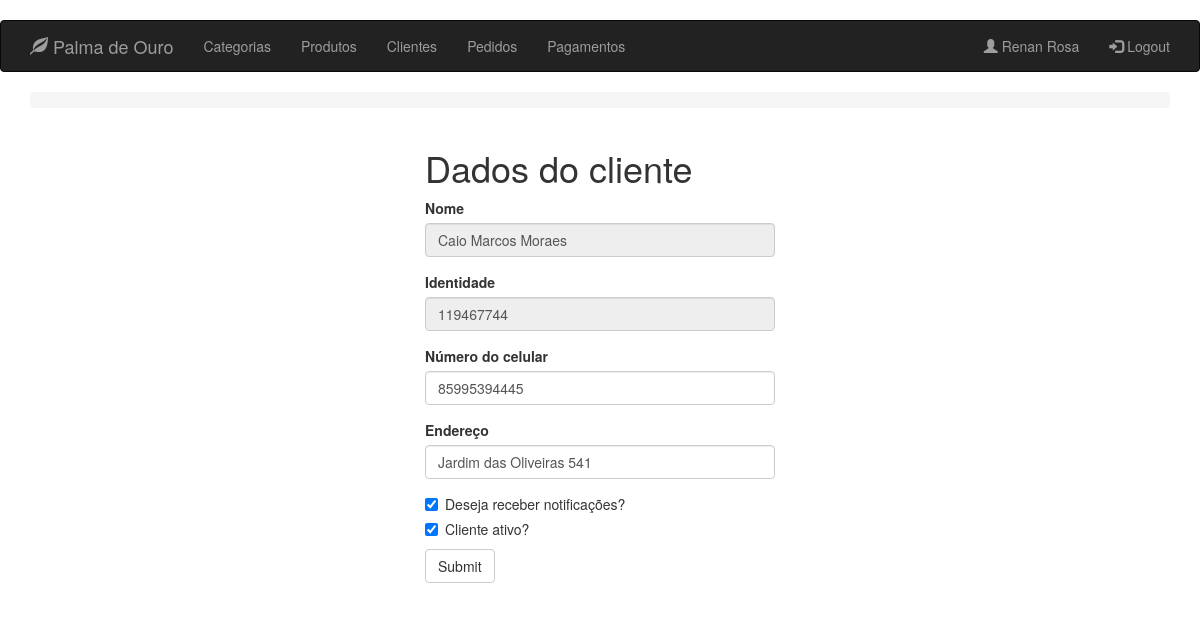
Page /client/1/update (signed in) on the earlier database version.
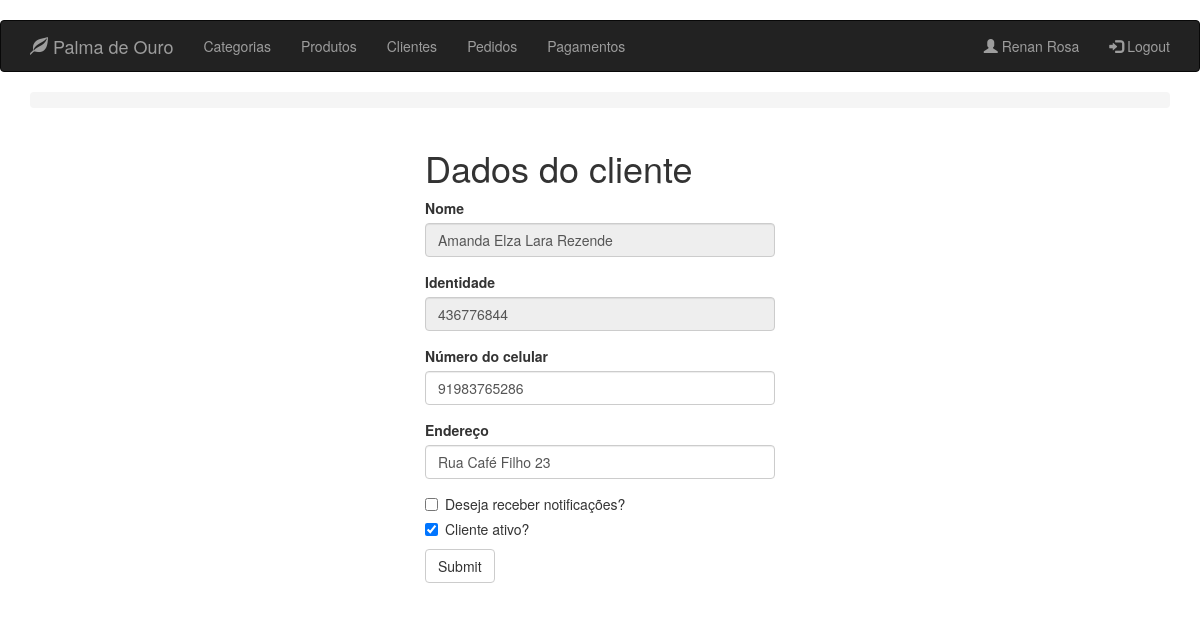
Same page on the later database version.
### app/models.py (models this page shows, shortened)
class User(db.Model):
    __metaclass__ = ABCMeta
    __abstract__ = True
    id = db.Column(db.Integer, primary_key=True)
    name = db.Column(db.String(64), nullable=False, index=True)
    phone_number = db.Column(db.String(13), nullable=False)

class Client(User):
    __tablename__ = 'clients'
    __mapper_args__ = {'concrete': True}
    identification = db.Column(db.String(9), unique=True)
    notifiable = db.Column(db.Boolean)
    address = db.Column(db.String(64))
    status = db.Column(db.Boolean)

### app/routes/client/routes.py (the view)
@blueprint_client.route('/client/<int:id>/update', methods=['GET', 'POST'])
@register_breadcrumb(blueprint_client, '.id', '.update_client', dynamic_list_constructor=view_client_dlc)
@login_required
def update_client(id):
    form = UpdateClientForm()
    client = Client.query.filter_by(id=id).one()
    if form.validate_on_submit():
        client.phone_number = form.phone_number.data
        client.notifiable = form.notifiable.data
        client.status = form.status.data
        client.address = form.street.data
        db.session.add(client)
        db.session.commit()
        return redirect(url_for('blueprint_client.get_clients'))
    elif request.method == 'GET':
        form.name.data = client.name
        form.identification.data = client.identification
        form.phone_number.data = client.phone_number
        form.notifiable.data = client.notifiable
        form.status.data = client.status
        form.street.data = client.address
    return render_template('client/edit.html', form=form)

### app/routes/client/forms.py
class UpdateClientForm(FlaskForm):
    name = StringField('Nome', render_kw={'disabled': ''})
    identification = StringField('Identidade', render_kw={'disabled': ''})
    phone_number = StringField('Número do celular',
                               validators=[DataRequired(), Length(min=11, max=11), Regexp('^[0-9]*$')])
    street = StringField('Endereço', validators=[DataRequired()])
    notifiable = BooleanField('Deseja receber notificações?')
    status = BooleanField('Cliente ativo?')
    submit = SubmitField('Submit')

### app/models.py (called while the page is built)
@login_manager.user_loader
def load_user(id):
    return Clerk.query.get(id)

### app/templates/client/edit.html (shortened to what this page needs)
{% extends "base.html" %}
{% import "bootstrap/wtf.html" as wtf %}
{% block page_content %}
    <div class="col-md-4 col-md-offset-4">
        <h1 class="titulo-principal">Dados do cliente</h1>
        <form method="POST">
            {{ wtf.quick_form(form) }}
        </form>
    </div>
{% endblock %}

Differences in the rows shown:
changed Client: name "Caio Marcos Moraes" → "Amanda Elza Lara Rezende"; identification "119467744" → "436776844"; phone_number "85995394445" → "91983765286"; notifiable "☑" → "☐"
Other differences:
form field street: "Jardim das Oliveiras 541" → "Rua Café Filho 23"
